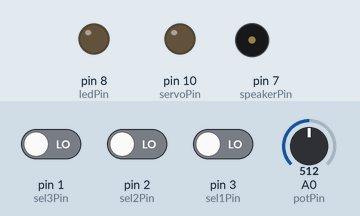
Simulated run of this sketch. Board: Arduino Uno, built with avr-gcc and run on an emulated ATmega328P. On the bench: output pins drawn as LEDs (lit = HIGH), buzzer (waves = sounding, pin HIGH). Inputs (shaded band) come from the test bench; at power-on: pin 1 (sel3Pin) LOW, pin 2 (sel2Pin) LOW, pin 3 (sel1Pin) LOW, A0 (potPin) = 512.

Above: at 1.2 s.
1.3 s: pin 1 (sel3Pin) driven HIGH
At 2.3 s:
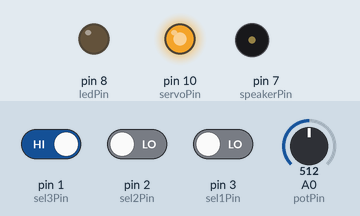
2.8 s: pin 1 (sel3Pin) driven LOW
At 3.5 s:
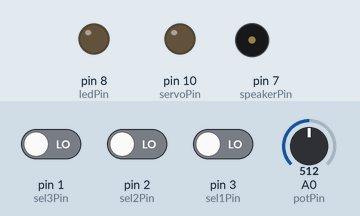
Timing chart, 0 to 5.8 s (numbered marks = the images above; inputs shaded):
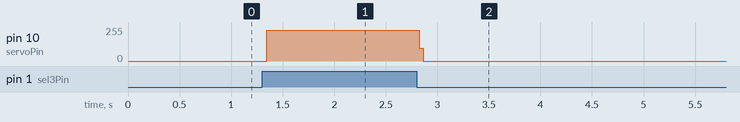

Measured:
- after the input at 1.3 s, pin 10 (servoPin): 0/255 → 231/255 at once
- after the input at 2.8 s, pin 10 (servoPin): 231/255 → 0/255 at once

The sketch:

FinalCode_FrankensToy_06Jun14.ino
```cpp
//LIBRARIES
#include <Arduino.h>

//SPEAKER STUFF
#define NOTE_C 1915
#define NOTE_D 1700
#define NOTE_E 1519
#define NOTE_F 1432
#define NOTE_G 1275
#define NOTE_A 1136
#define NOTE_B 1014
#define NOTE_c 956
#define NOTE_B0 31
#define NOTE_C4 262
#define NOTE_G3 196
#define NOTE_A3 220
#define NOTE_B3 247
#define NOTE_DS8 4978
#define NOTE_B2 123
int notes[] = {NOTE_DS8,NOTE_B2,NOTE_C,NOTE_C4,NOTE_B0,NOTE_D,NOTE_G3,NOTE_E,NOTE_F,NOTE_A3,NOTE_G,NOTE_B3,NOTE_A,NOTE_B,NOTE_c};

//INPUTS
int sel1Pin = 3;     // the number of the SELECTOR 1
int sel2Pin = 2;     // the number of the SELECTOR 2
int sel3Pin = 1;     // the number of the SELECTOR 3

//OTPUTS
int speakerPin = 7;      // the number of the speaker
int ledPin = 8;      // the number of the LED
int servoPin = 10;      // the number of the servo

//POTENTIOMETER
int potValueL;         // variable en el que se almacena el dato leído
int potValueS;         // variable en el que se almacena el dato leído
int potVal;
int potPin = 0;       // potenciómetro conectado al pin 0

//SERVO
int minPulse = 500;   // Minimum servo position
int maxPulse = 2500;  // Maximum servo position
int pulse = 0;        // Amount to pulse the servo
int lastPulse = 0;    // the time in milliseconds of the last pulse
int refreshTime = 0; // the time needed in between pulses
int analogValue = 0;  // the value returned from the analog sensor

//SELECTOR
int buttonState = 0;         // variable for reading the pushbutton status

//SPEAKER MELODY
/*int length = 15; // the number of notes
char notes[] = "ccggaagffeeddc "; // a space represents a rest
int beats[] = { 1, 1, 1, 1, 1, 1, 2, 1, 1, 1, 1, 1, 1, 2, 4 };
int tempo = 30;

//SPEAKER PLAYS MELODIES WITHOUT LIBRARY
void playTone(int tone, int duration) {
for (long i = 0; i < duration * 1000L; i += tone * 2) {
digitalWrite(speakerPin, HIGH);
delayMicroseconds(tone);
digitalWrite(speakerPin, LOW);
delayMicroseconds(tone);
 }
}
void playNote(char note, int duration) {
char names[] = { 'c', 'd', 'e', 'f', 'g', 'a', 'b', 'C' };
int tones[] = { 1915, 1700, 1519, 1432, 1275, 1136, 1014, 956 };

// play the tone corresponding to the note name
for (int i = 0; i < 8; i++) {
if (names[i] == note) {
playTone(tones[i], duration);
  }
 }
}
*/

void setup()
{
// Initialize selector pins as inputs:
  pinMode(sel1Pin, INPUT);
  pinMode(sel2Pin, INPUT);
  pinMode(sel3Pin, INPUT);
// Initialize component pins as inputs:
  pinMode(speakerPin, OUTPUT);   // sets speaker as output. Only if it's not woring with analog (potentiometer)
  pinMode(ledPin, OUTPUT);   // sets LED as output
  pinMode(servoPin, OUTPUT);   // sets servo as output
// Initialize servo:
   pulse = minPulse;           // Set the motor position value to the minimum
}

void loop(){

// ACTIVATE LED and potentiometer -------------------------------------------------

  buttonState = digitalRead(sel1Pin);{

  if (buttonState == HIGH) {
  potValueL = analogRead(potPin);
  potValueL = map(potValueL, 0, 1023, 0, 255);
  analogWrite(ledPin, potValueL);
}
else {
  digitalWrite(ledPin, LOW);
  }
 }

// ACTIVATE SPEAKER and potentiometer----------------------------------------------------------

  buttonState = digitalRead(sel2Pin);{

    if (buttonState == HIGH) {
    int potValueS = analogRead(potPin); // 0 - 1023
    // divide by 69 as we have 15 pitches. 1023/15 ~ 68.5
    int notes = potValueS/69;
    analogWrite(speakerPin, notes);

    //delay(100);
  }

    else {
  digitalWrite(speakerPin, LOW);
  }
 }

/*
SPEAKER PLAYS MELODY, NO POTENTIOMETER-----------------------------------------------------------------
{ buttonState = digitalRead(sel2Pin);
//val = analogRead(speakerPin);   // lee la tensión en el pin

  if (buttonState == HIGH) {
    // turn LED on:
    //analogWrite(speakerPin, val / 4);  // los valores de analogRead van desde 0 a 1023 y los valores de analogWrite values van desde 0 a 255, por eso ajustamos el ciclo de trabajo a el valor leído dividido por 4.
for (int i = 0; i < length; i++) {
if (notes[i] == ' ') {
delay(beats[i] * tempo); // rest
}
else {
playNote(notes[i], beats[i] * tempo);
}
// pause between notes
delay(tempo / 64);
}

  }
  else {
     //turn speaker off:
   digitalWrite(speakerPin, LOW);
  }
}
}
*/

 // ACTIVATE SERVO ---------------------------------------------------------------------------------------------
  /*
 Part of the Servo Code by Tom Igoe
 additions by Carlyn Maw
 Created 28 Jan. 2006
 Updated 7 Jun. 2006
 */

  buttonState = digitalRead(sel3Pin);{
    if (buttonState == HIGH) {
  analogValue = analogRead(potPin);      // read the analog input
  pulse = (analogValue / 10) * 19 + 500;    // convert the analog value to a range between minPulse and maxPulse.
  // pulse the servo again if rhe refresh time (20 ms) have passed:
  if (millis() - lastPulse >= refreshTime) {
    digitalWrite(servoPin, HIGH);   // Turn the motor on
    delayMicroseconds(pulse);       // Length of the pulse sets the motor position
    digitalWrite(servoPin, LOW);    // Turn the motor off
    lastPulse = millis();           // save the time of the last pulse
  }
}
 else {
  digitalWrite(servoPin, LOW);
  }
}
}
```
